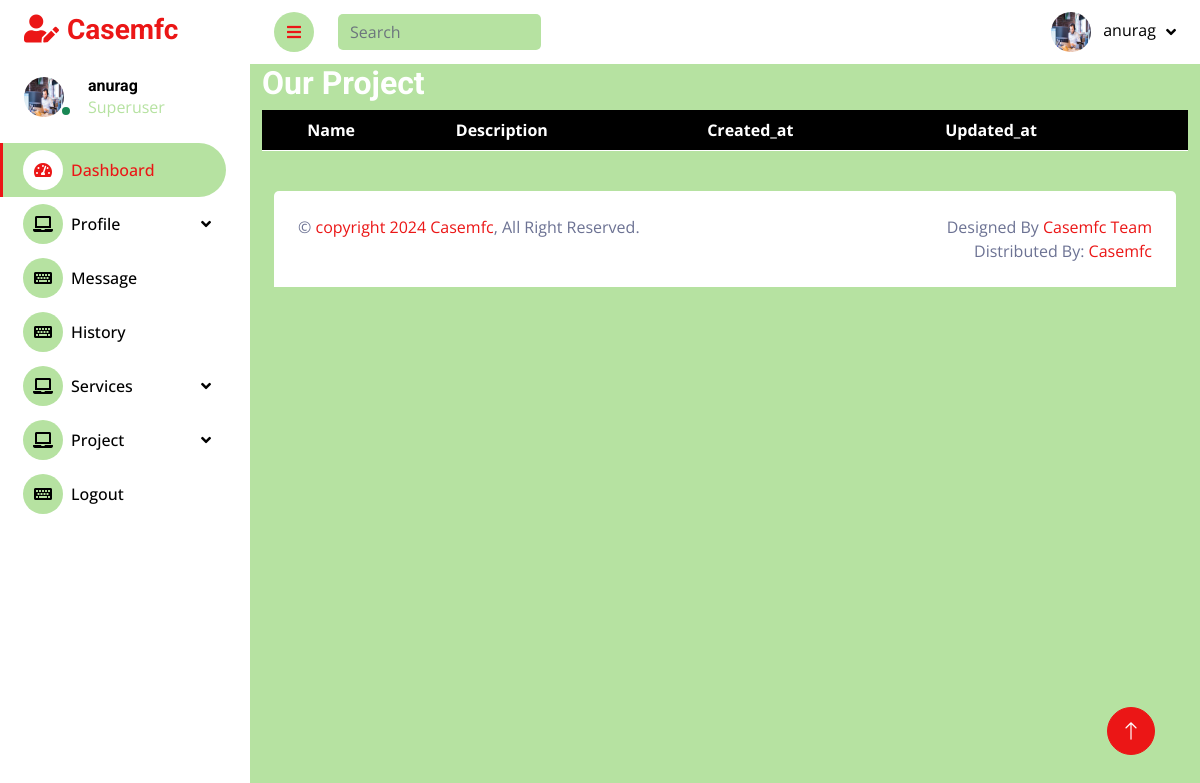
The page /service_list (signed in) on the database as committed earlier.
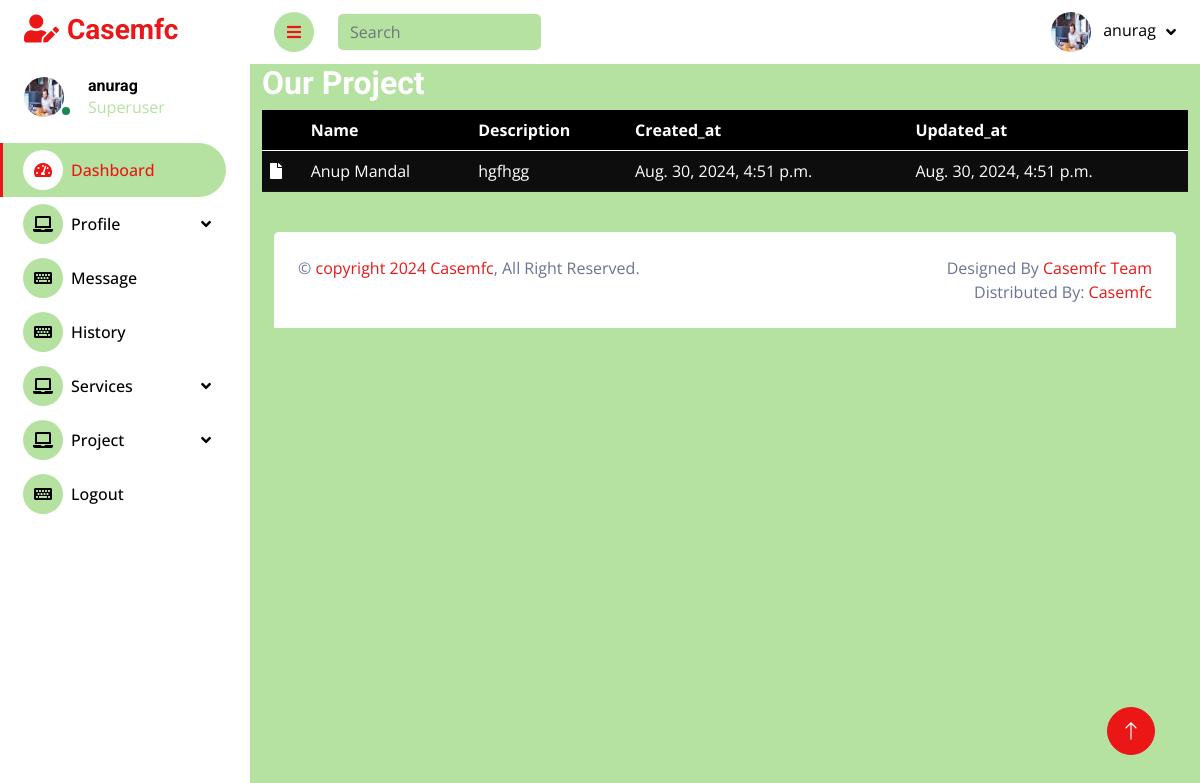
The same page on the database as committed later.
### app/models/service.py (models this page shows, shortened)
class Service(models.Model):
    name = models.CharField(max_length=200)  # Name of the service
    description = models.TextField()  # Detailed description of the service
    created_at = models.DateTimeField(auto_now_add=True)  # Timestamp when the service was created
    updated_at = models.DateTimeField(auto_now=True)  # Timestamp when the service was last updated

### app/views/service.py (the view)
# urls.py: path('service_list', service.service_list, name='service_list'),
@login_required(login_url='signin')
def service_list(request):
    service = Service.objects.all().order_by('-created_at')
    return render(request, 'service/history.html', {'service': service})

### app/templates/service/history.html (shortened to what this page needs)
{% extends "dashboard/base.html" %}
{% block head %}<link rel="stylesheet" href="https://use.fontawesome.com/releases/v5.15.4/css/all.css">{% endblock head %}
{% block body %}
<div class="container">
<h2>Our Project</h2>
<div class="table-responsive">
<table id="example" class=".table-hover table table-dark table-striped pt-3 mb-3">
    <thead>
        <tr>
            <th></th>
            <th>Name</th>
            <th>Description</th>
            <th>Created_at</th>
            <th>Updated_at</th>
        </tr>
    </thead>
    <tbody>
        {% for i in service %}
        <tr>
            <td><i class="fas fa-file"></i></td>
            <td>{{ i.name }}</td>
            <td>{{ i.description }}</td>
            <td>{{ i.created_at }}</td>
            <td>{{ i.updated_at }}</td>
        </tr>
        {% endfor %}
    </tbody>
</table>
</div>
</div>
{% endblock body %}

Rows that differ between the two databases and show on the page:
added Service: name "Anup Mandal", description "hgfhgg", created_at "Aug. 30, 2024, 4:51 p.m.", updated_at "Aug. 30, 2024, 4:51 p.m."
